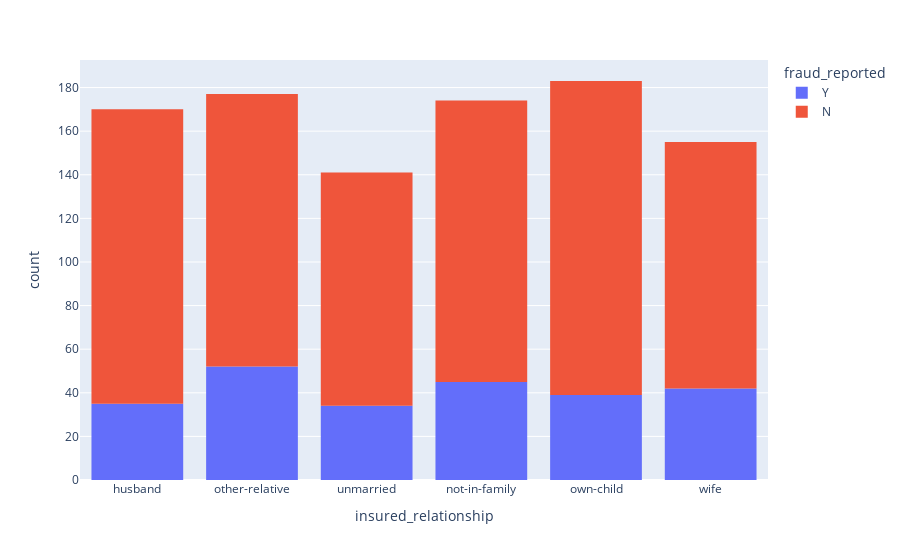

The cell this chart's notebook holds for it:
### Code cell
fig = px.histogram(df, x="insured_relationship", color="fraud_reported")
fig.show()

### Figure 1 — Plotly figure (JSON) as saved in the notebook; plotly's stock layout.template omitted (floating-point values rounded to 4 significant figures; data arrays with more than 128 entries replaced by an {"elided": "..."} marker saying what was removed)
{"data": [{"alignmentgroup": "True", "bingroup": "x", "hovertemplate": "fraud_reported=Y<br>insured_relationship=%{x}<br>count=%{y}<extra></extra>", "legendgroup": "Y", "marker": {"color": "#636efa", "pattern": {"shape": ""}}, "name": "Y", "offsetgroup": "Y", "orientation": "v", "showlegend": true, "type": "histogram", "x": {"elided": "247 str values"}, "xaxis": "x", "yaxis": "y"}, {"alignmentgroup": "True", "bingroup": "x", "hovertemplate": "fraud_reported=N<br>insured_relationship=%{x}<br>count=%{y}<extra></extra>", "legendgroup": "N", "marker": {"color": "#EF553B", "pattern": {"shape": ""}}, "name": "N", "offsetgroup": "N", "orientation": "v", "showlegend": true, "type": "histogram", "x": {"elided": "753 str values"}, "xaxis": "x", "yaxis": "y"}], "layout": {"barmode": "relative", "legend": {"title": {"text": "fraud_reported"}, "tracegroupgap": 0}, "margin": {"t": 60}, "xaxis": {"anchor": "y", "domain": [0, 1], "title": {"text": "insured_relationship"}}, "yaxis": {"anchor": "x", "domain": [0, 1], "title": {"text": "count"}}}}
